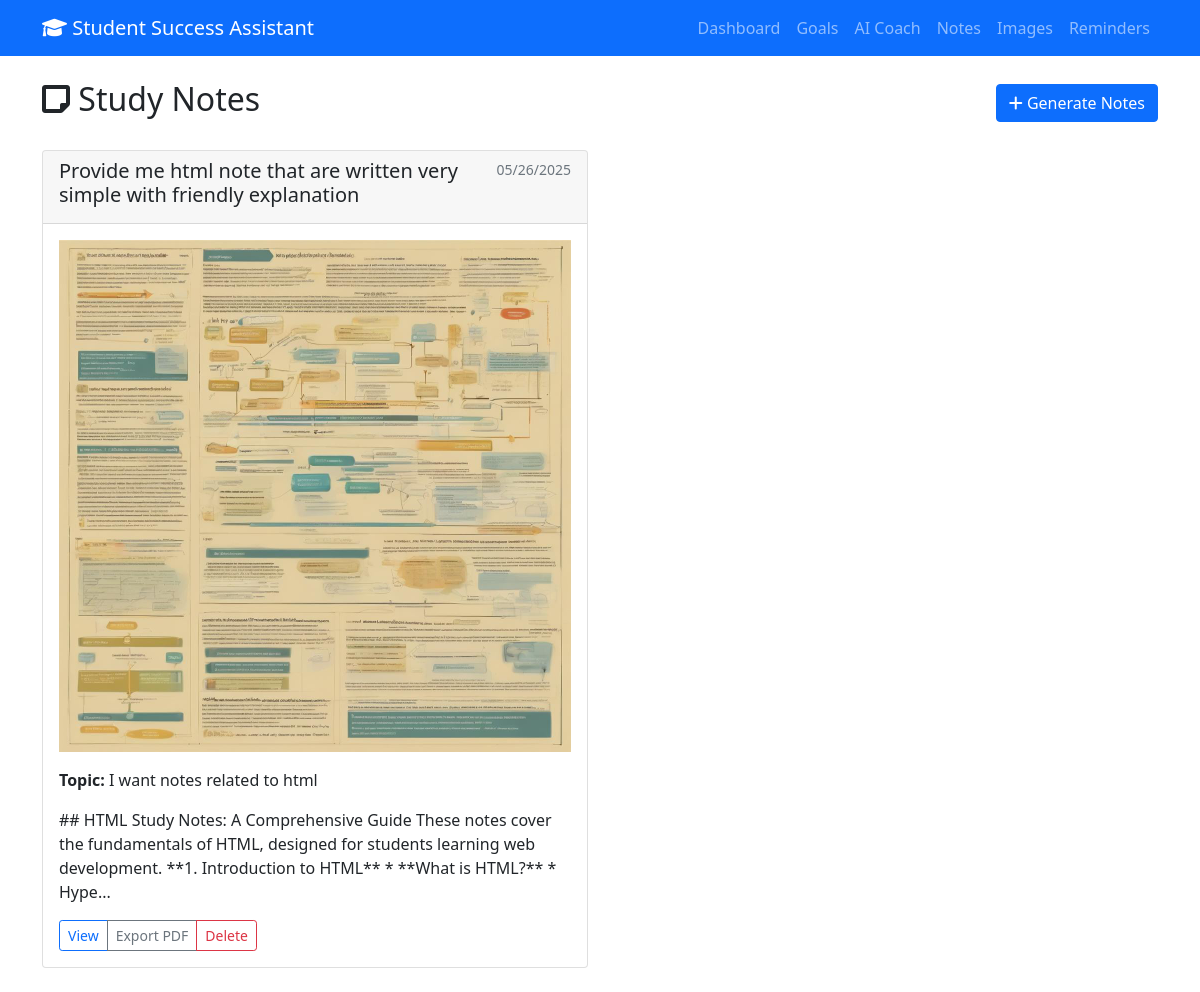
The app's page /notes with its own data.
### app.py (models this page shows)
class StudyNote(db.Model):
    id = db.Column(db.Integer, primary_key=True)
    title = db.Column(db.String(200), nullable=False)
    content = db.Column(db.Text, nullable=False)
    topic = db.Column(db.String(100), nullable=False)
    created_at = db.Column(db.DateTime, default=datetime.utcnow)
    image_url = db.Column(db.String(500))

### app.py (the view)
@app.route('/notes')
def notes():
    notes = StudyNote.query.order_by(StudyNote.created_at.desc()).all()
    return render_template('notes.html', notes=notes)

### templates/notes.html (shortened to what this page needs)
{% extends "base.html" %}
{% block content %}
<div class="d-flex justify-content-between align-items-center mb-4">
    <h2><i class="fas fa-sticky-note"></i> Study Notes</h2>
    <button class="btn btn-primary" data-bs-toggle="modal" data-bs-target="#generateNotesModal">
        <i class="fas fa-plus"></i> Generate Notes
    </button>
</div>
<div class="row">
    {% for note in notes %}
    <div class="col-lg-6 mb-4">
        <div class="card">
            <div class="card-header d-flex justify-content-between">
                <h5>{{ note.title }}</h5>
                <small class="text-muted">{{ note.created_at.strftime('%m/%d/%Y') }}</small>
            </div>
            <div class="card-body">
                {% if note.image_url %}
                <img src="{{ url_for('static', filename='images/' + note.image_url) }}"
                     class="img-fluid mb-3" alt="Study visualization">
                {% endif %}
                <p><strong>Topic:</strong> {{ note.topic }}</p>
                <p>{{ note.content[:200] }}...</p>
                <div class="btn-group">
                    <a href="{{ url_for('view_note', note_id=note.id) }}" class="btn btn-outline-primary btn-sm">View</a>
                    <a href="{{ url_for('export_note', note_id=note.id) }}" class="btn btn-outline-secondary btn-sm">Export PDF</a>
                    <button type="button" class="btn btn-outline-danger btn-sm"
                            data-bs-toggle="modal"
                            data-bs-target="#deleteModal{{ note.id }}">
                        Delete
                    </button>
                </div>
            </div>
        </div>
    </div>
    {% endfor %}
</div>
{% endblock %}

### templates/base.html (shortened to what this page needs)
<!DOCTYPE html>
<html lang="en">
<head>
    <link href="https://cdn.jsdelivr.net/npm/bootstrap@5.1.3/dist/css/bootstrap.min.css" rel="stylesheet">
    <link href="https://cdnjs.cloudflare.com/ajax/libs/font-awesome/6.0.0/css/all.min.css" rel="stylesheet">
</head>
<body>
    <nav class="navbar navbar-expand-lg navbar-dark bg-primary">
        <div class="container">
            <a class="navbar-brand" href="{{ url_for('index') }}">
                <i class="fas fa-graduation-cap"></i> Student Success Assistant
            </a>
            <div class="navbar-nav ms-auto">
                <a class="nav-link" href="{{ url_for('index') }}">Dashboard</a>
                <a class="nav-link" href="{{ url_for('goals') }}">Goals</a>
                <a class="nav-link" href="{{ url_for('chat') }}">AI Coach</a>
                <a class="nav-link" href="{{ url_for('notes') }}">Notes</a>
                <a class="nav-link" href="{{ url_for('images') }}">Images</a>
                <a class="nav-link" href="{{ url_for('reminders') }}">Reminders</a>
            </div>
        </div>
    </nav>
    <div class="container mt-4">
        {% block content %}{% endblock %}
    </div>
</body>
</html>

### records on screen
StudyNote: title "Provide me html note that are written very simple with friendly explanation", created_at "05/26/2025", image_url (picture), topic "I want notes related to html", content "## HTML Study Notes: A Comprehensive Guide These notes cover the fundamentals of HTML, designed for students learning web development. **1. Introduction to HTML** * **What is HTML?** * Hype"
